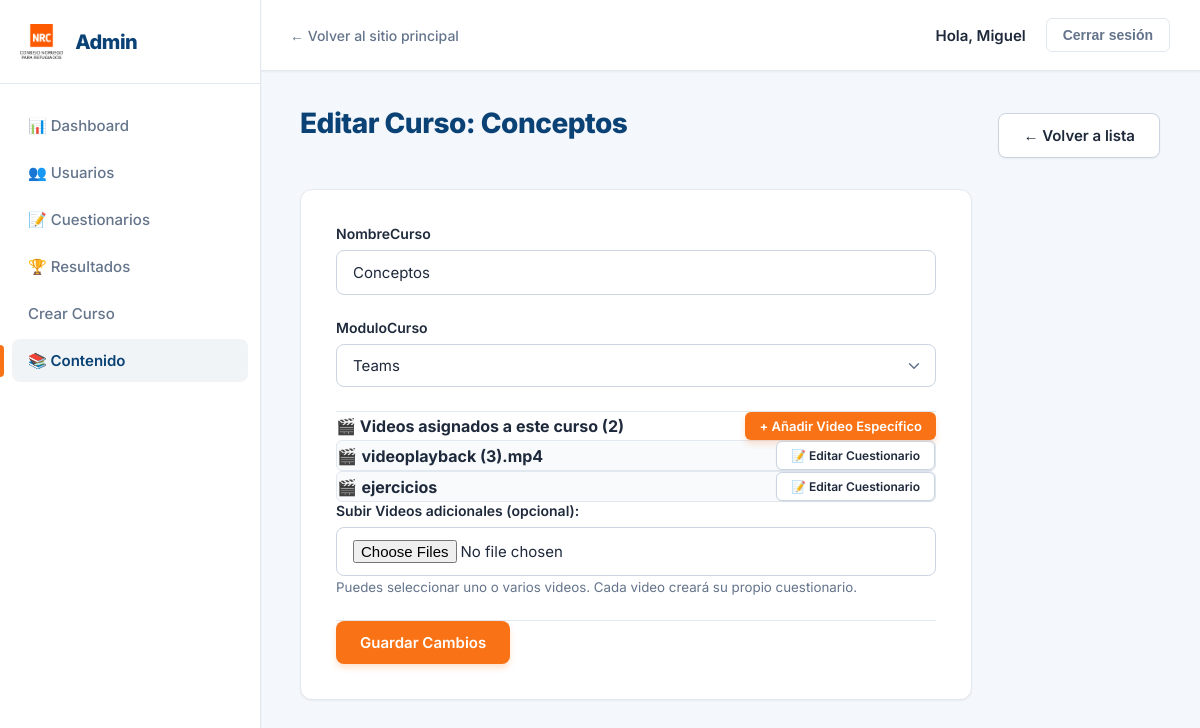
Screenshot of /panel/contenido/curso/4/editar/ (signed in) with the database file from the repository.
### WebDjango/models.py (models this page shows, shortened)
class Curso(models.Model):
    nombreCurso = models.CharField(max_length=45)
    moduloCurso = models.ForeignKey(Modulo, on_delete=models.CASCADE)

class videos(models.Model):
    nombreVideo = models.CharField(max_length=100)
    video = models.FileField(upload_to=rutasVideos, validators=[duracion_video])
    curso = models.ForeignKey("Curso", on_delete=models.CASCADE,related_name="videos")
    ordenVideos= models.PositiveIntegerField(default=0)

### WebDjango/views.py (the view)
# urls.py: path('panel/contenido/curso/<int:curso_id>/editar/', views.panel_editar_curso, name='panel_editar_curso'),
@staff_member_required
def panel_editar_curso(request, curso_id):
    curso = get_object_or_404(Curso, id=curso_id)
    if request.method == 'POST':
        form = EditarCursoForm(request.POST, instance=curso)
        if form.is_valid():
            form.save()
            archivos_video = request.FILES.getlist('nuevos_videos')
            for archivo in archivos_video:
                v = videos.objects.create(curso=curso, video=archivo, nombreVideo=archivo.name)
                Examen.objects.create(video=v, tituloExamen=f"Examen - {archivo.name}")
            messages.success(request, 'Curso y videos actualizados correctamente.')
            return redirect('panel_contenido')
    else:
        form = EditarCursoForm(instance=curso)
    return render(request, 'admin_panel/editar_curso.html', {'form': form, 'curso': curso})

### WebDjango/forms.py
class EditarCursoForm(forms.ModelForm):
    class Meta:
        model = Curso
        fields = ['nombreCurso', 'moduloCurso']
        widgets = {
            'nombreCurso': forms.TextInput(attrs={'class': 'form-control'}),
            'moduloCurso': forms.Select(attrs={'class': 'form-control'}),
        }

### WebDjango/models.py (called while the page is built)
    def __str__(self):
        return self.nombre

### templates/admin_panel/editar_curso.html (shortened to what this page needs)
{% extends 'admin_panel/base_panel.html' %}
{% block content %}
    <div class="d-flex justify-content-between align-items-center mb-4">
        <h1>Editar Curso: {{ curso.nombreCurso }}</h1>
        <a href="{% url 'panel_contenido' %}" class="btn btn-secondary">← Volver a lista</a>
    </div>
    <form method="post" enctype="multipart/form-data" class="form-card" style="max-width: 600px;">
        <div class="form-group">
            <label for="{{ form.nombreCurso.id_for_label }}">{{ form.nombreCurso.label }}</label>
            {{ form.nombreCurso }}
        </div>
        <div class="form-group">
            <label for="{{ form.moduloCurso.id_for_label }}">{{ form.moduloCurso.label }}</label>
            {{ form.moduloCurso }}
        </div>
        <div class="form-group mt-4 pt-3" style="border-top: 1px solid var(--border-color);">
            <div class="d-flex justify-content-between align-items-center mb-2">
                <h3 style="font-size: 16px; margin: 0;">🎬 Videos asignados a este curso ({{ curso.videos.count }})</h3>
                <a href="{% url 'panel_agregar_video' curso.id %}" class="btn btn-sm btn-primary">+ Añadir Video Específico</a>
            </div>
            <div class="mb-3">
                {% for video in curso.videos.all %}
                    <div class="d-flex align-items-center justify-content-between p-2 mb-2" style="background: #f8fafc; border: 1px solid #e2e8f0; border-radius: 6px;">
                        <span>🎬 <strong>{{ video.nombreVideo }}</strong></span>
                        {% if video.examen %}
                            <a href="{% url 'panel_editar_cuestionario' video.examen.id %}" class="btn btn-sm btn-secondary" style="font-size: 12px;">
                                📝 Editar Cuestionario
                            </a>
                        {% endif %}
                    </div>
                {% empty %}
                    <p class="text-muted" style="font-size: 14px; font-style: italic;">No hay videos en este curso.</p>
                {% endfor %}
            </div>
            <label for="nuevos_videos">Subir Videos adicionales (opcional):</label>
            <input type="file" name="nuevos_videos" id="nuevos_videos" class="form-control" multiple accept="video/*">
            <small class="text-muted">Puedes seleccionar uno o varios videos. Cada video creará su propio cuestionario.</small>
        </div>
        <div class="mt-4 pt-3" style="border-top: 1px solid var(--border-color);">
            <button type="submit" class="btn btn-primary">Guardar Cambios</button>
        </div>
    </form>
{% endblock %}

### templates/admin_panel/base_panel.html (shortened to what this page needs)
{% load static %}
<!DOCTYPE html>
<html lang="es">
<head>
    <link rel="stylesheet" href="{% static 'css/admin_panel.css' %}?v=1">
</head>
<body>
    <aside class="admin-sidebar">
        <div class="sidebar-header">
            <img src="{% static 'imagenes/NRClogo.png' %}" alt="Logo NRC">
            <h2>Admin</h2>
        </div>
        <ul class="sidebar-menu">
            <li>
                <a href="{% url 'panel_dashboard' %}"
                    class="{% if request.resolver_match.url_name == 'panel_dashboard' %}active{% endif %}">
                    📊 Dashboard
                </a>
            </li>
            <li>
                <a href="{% url 'panel_usuarios' %}"
                    class="{% if request.resolver_match.url_name == 'panel_usuarios' or request.resolver_match.url_name == 'panel_editar_usuario' %}active{% endif %}">
                    👥 Usuarios
                </a>
            </li>
            <li>
                <a href="{% url 'panel_cuestionarios' %}"
                    class="">
                    📝 Cuestionarios
                </a>
            </li>
            <li>
                <a href="{% url 'panel_resultados' %}"
                    class="{% if request.resolver_match.url_name == 'panel_resultados' %}active{% endif %}">
                    🏆 Resultados
                </a>
            </li>
            <li>
                <a href="{% url 'registro_modulo_y_cursos' %}">Crear Curso</a>
            </li>
            <li>
                <a href="{% url 'panel_contenido' %}"
                    class="{% if request.resolver_match.url_name == 'panel_contenido' or request.resolver_match.url_name == 'panel_editar_modulo' or request.resolver_match.url_name == 'panel_editar_curso' %}active{% endif %}">
                    📚 Contenido
                </a>
            </li>
        </ul>
    </aside>
    <main class="admin-main">
        <header class="admin-header">
            <div class="nav-left">
                <a href="{% url 'home' %}">← Volver al sitio principal</a>
            </div>
            <div class="user-profile">
                <span style="color: var(--text-main);">Hola, {{ request.user.username }}</span>
                <form method="post" action="{% url 'salir' %}" style="margin: 0;">
                    <button type="submit" class="logout-btn">Cerrar sesión</button>
                </form>
            </div>
        </header>
        <section class="admin-content">
            {% block content %}
            {% endblock %}
        </section>
    </main>
</body>
</html>

### rows the page displays
Curso: nombreCurso "Conceptos", moduloCurso "Teams", videos.count "2"
videos: nombreVideo "videoplayback (3).mp4", shows "📝 Editar Cuestionario"
videos: nombreVideo "ejercicios", shows "📝 Editar Cuestionario"

### other values shown
{{ request.user.username }} "Miguel"
